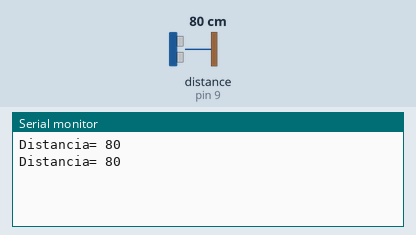
Recording of a sketch running on a simulated Arduino Uno, built with avr-gcc and run on an emulated ATmega328P. On the bench: the last lines printed to the serial monitor. The inputs (shaded band) are chosen by the test bench; at power-on: distance to the obstacle (sensor on pin 9) 80 cm.

Above: at 1.8 s.
1.9 s: distance to the obstacle (sensor on pin 9) set to 2 cm
At 2.8 s:
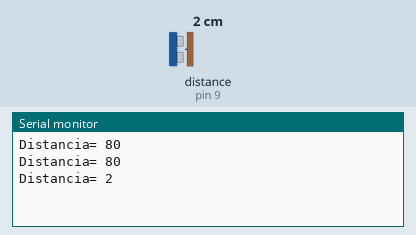
3.4 s: distance to the obstacle (sensor on pin 9) set to 4 cm
At 4.8 s:
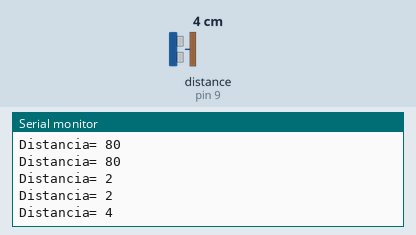
Timing chart, 0 to 6.4 s (numbered marks = the images above; inputs shaded):
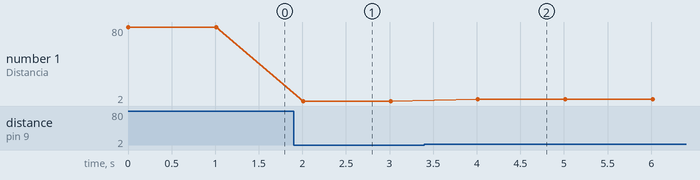

The sketch:

P6_Sensor_distancia.ino
```cpp
#include <Ultrasonic.h>
Ultrasonic sensor(8,9,23200);
int dato=0;

void setup()
{
  Serial.begin(9600);
}

void loop()
{
    dato=sensor.Ranging(CM);
    Serial.print("Distancia= ");
    Serial.println(dato);
    delay(1000);
}
```

Measured:
- after the input at 1.9 s, the serial monitor: prints a new line after 0.11 s (image 1)
- after the input at 3.4 s, the serial monitor: prints a new line after 0.61 s (image 2)
- plotted number 1: 80 → 2 after the input at 1.9 s, 2 → 4 after the input at 3.4 s
